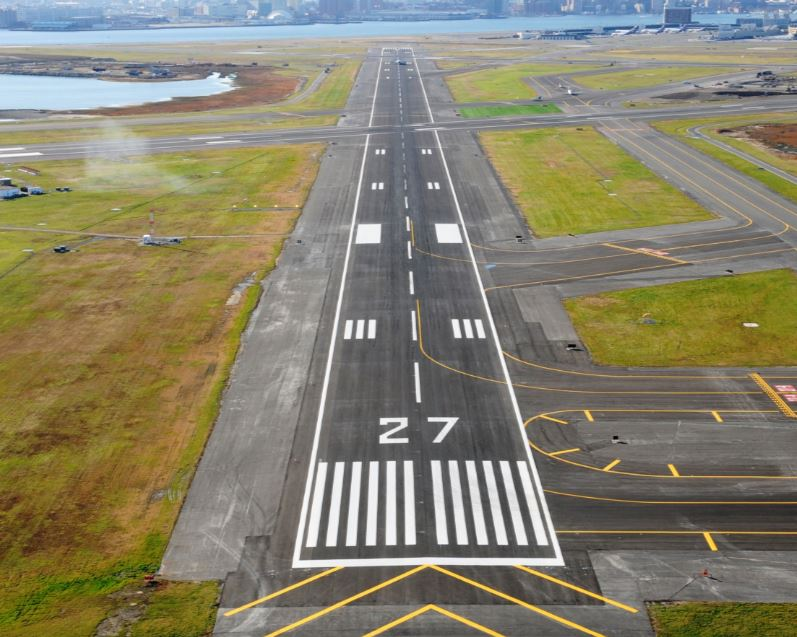
#> input picture img/runway1.JPG, 797 x 637 px, found by its file name
$ python perspective_transform.py
#> lines starting #> are read from the running program, lines starting #| are printed output that depends on the picture
### exuberantcv/plotter.py

import matplotlib.pyplot as plt

def plot2(original, changed):
    print ('plot...')
    plt.subplot(121),plt.imshow(original),plt.title('Input')
    plt.subplot(122),plt.imshow(changed),plt.title('Output')
    plt.show()
    print ('done.')

# [7 lines left out: function plot3, not called in this run]

### exuberantcv/perspective_transform.py
""" test.py
    Nicholas S .Bradford

    Perspective Transformation
    http://docs.opencv.org/trunk/da/d6e/tutorial_py_geometric_transformations.html

"""

print('import...')
import cv2
import numpy as np
from plotter import plot2

def perspective():
    print('load img...')
    img = cv2.imread('../img/runway1.jpg')
#> img is the input picture: shape (637, 797, 3); mean B, G, R 107, 129.6, 134.6
    rows,cols,ch = img.shape
#> rows = 637; cols = 797; ch = 3

    # 292, 565 bottom left
    # 565, 565 bottom right
    # 382, 48 top left
    # 411, 48 top right

    print('transform...')
    #pts1 = np.float32([[56,65],[368,52],[28,387],[389,390]])
    pts1 = np.float32([[382, 48], [411, 48], [292, 565], [565, 565]])
    pts2 = np.float32([[0,0],[100,0],[0,1600],[100,1600]])

    M = cv2.getPerspectiveTransform(pts1,pts2)
    dst = cv2.warpPerspective(img,M,(100,1600))
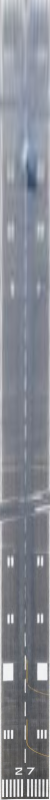
#> dst: shape (1600, 100, 3) (shown at 1/2 size); mean B, G, R 146.6, 138, 134.5

    plot2(img, dst)
#> in plot2, `plt.show()`:
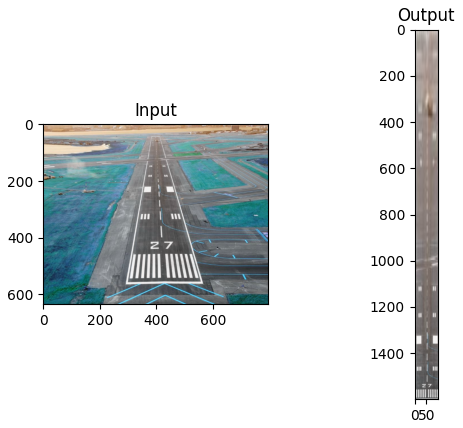
#> figure drawn by matplotlib, 2 panels; B, G, R data is drawn as R, G, B


if __name__ == '__main__':
    perspective()

$ run again, with img/grass copy.jpg copied over img/runway1.JPG
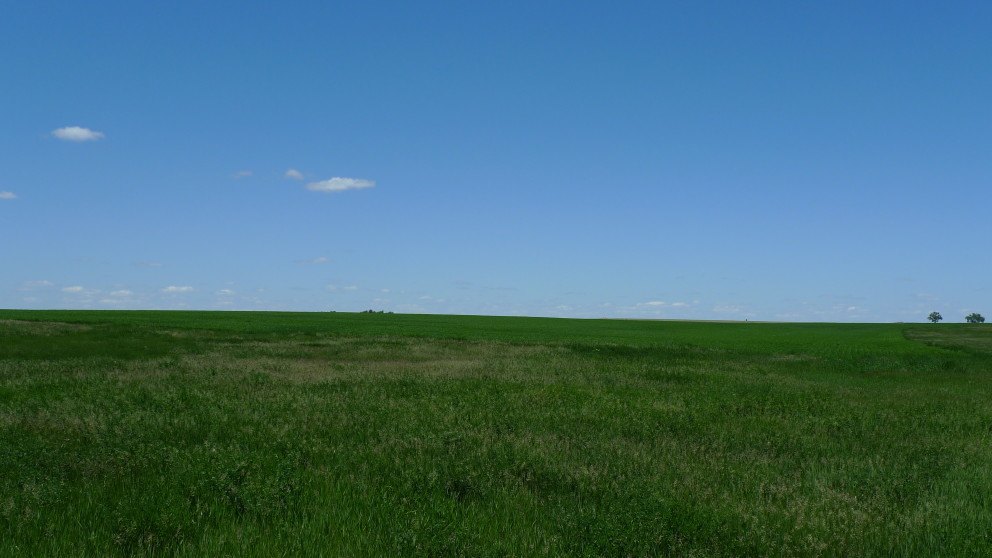
#> input picture img/grass copy.jpg, 3968 x 2232 px, found by its file name (shown at 1/4 size)
#> in perspective, img is the input picture: shape (2232, 3968, 3); mean B, G, R 119.7, 110.6, 69
#> in perspective, `dst = cv2.warpPerspective(img,M,(100,1600))`:
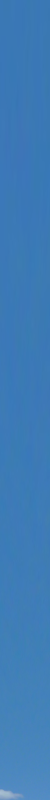
#> dst: shape (1600, 100, 3) (shown at 1/2 size); mean B, G, R 182.6, 123.6, 62
#> in plot2, `plt.show()`:
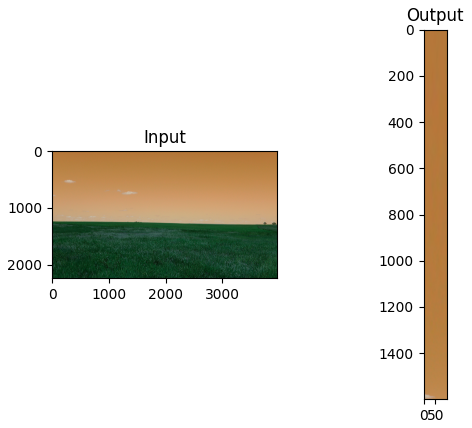
#> figure drawn by matplotlib, 2 panels; B, G, R data is drawn as R, G, B

$ run again, with img/grass_pitch_high.jpg copied over img/runway1.JPG
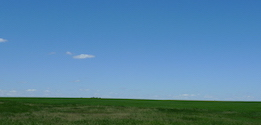
#> input picture img/grass_pitch_high.jpg, 261 x 125 px, found by its file name
#> in perspective, img is the input picture: shape (125, 261, 3); mean B, G, R 161.5, 130.7, 84.1
#> dst: shape (1600, 100, 3); every value is 0
#> in plot2, `plt.show()`:
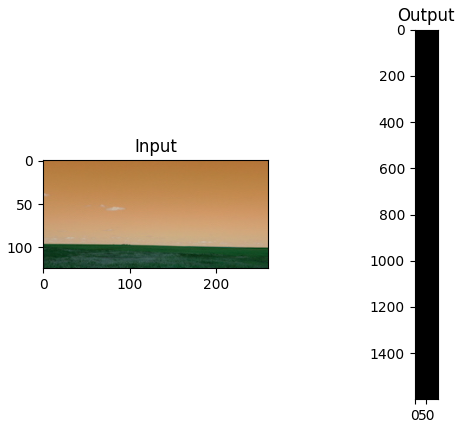
#> figure drawn by matplotlib, 2 panels; B, G, R data is drawn as R, G, B
